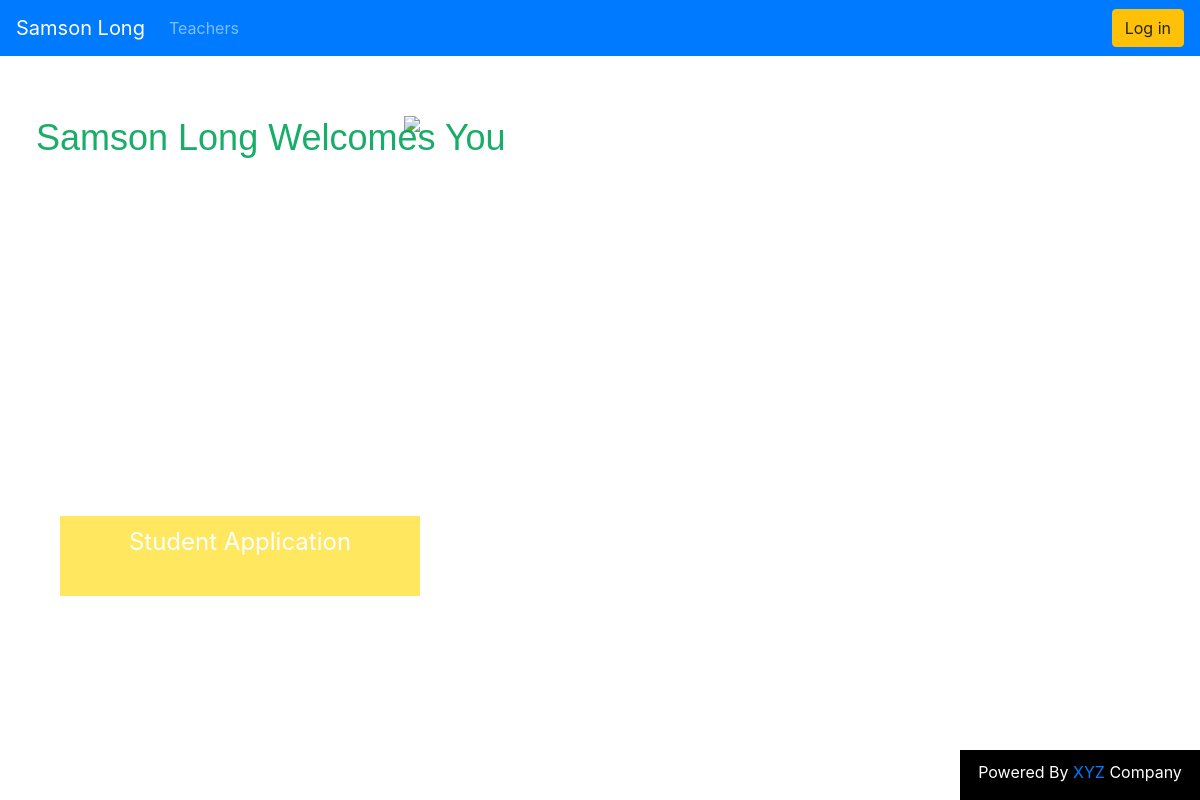
Before: /school/ with the older database file.
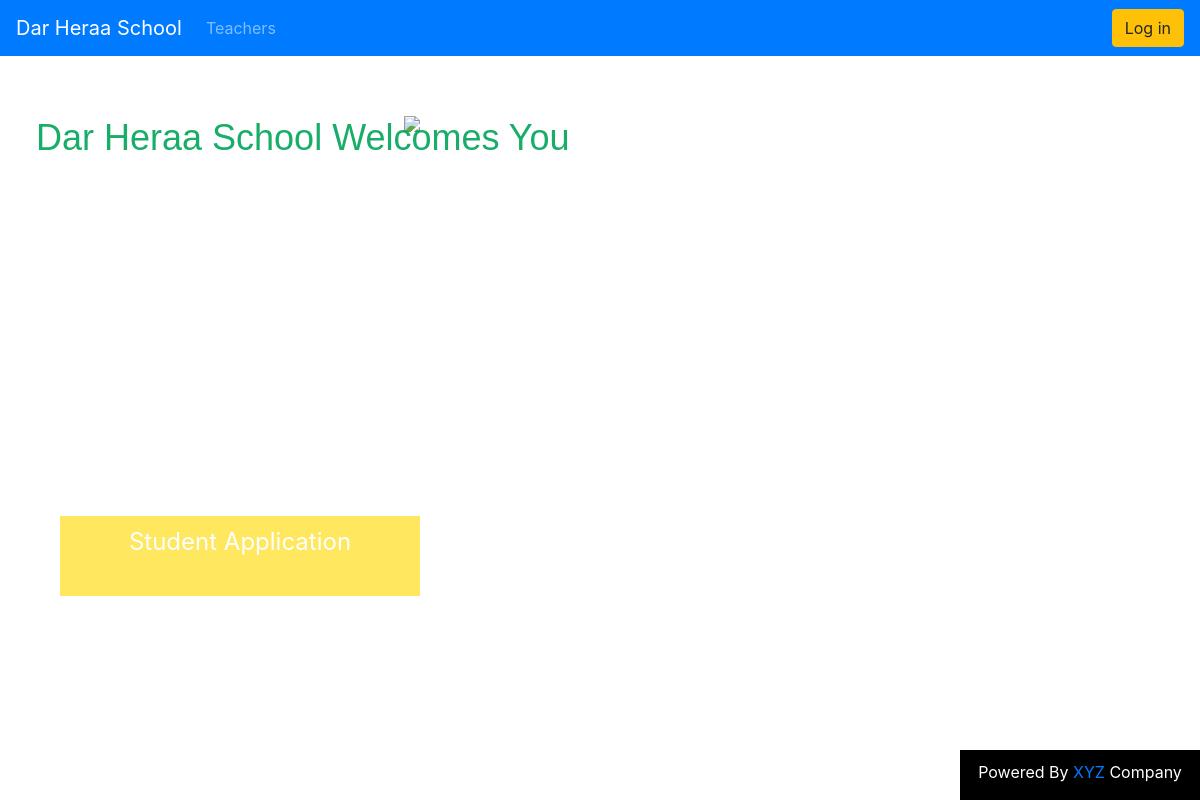
After: the same page with the newer database file.
### school/models.py (models this page shows, shortened)
class School(models.Model):
    name = models.CharField(max_length=64)
    classrooms_number = models.IntegerField(verbose_name="Number of classes",blank=True,null=True)
    teachers_number = models.IntegerField(verbose_name="Number of teachers in all school",blank=True,null=True)
    students_number = models.IntegerField(verbose_name="Number of students in all school",blank=True,null=True) # sum of students in all classes
    location = models.CharField(max_length=280)
    manager = models.CharField(max_length=50)

### school/views.py (the view)
# urls.py: path('',views.Home.as_view(),name='home'),
class Home(TemplateView):
    template_name = 'school/base.html'
    def get_context_data(self, **kwargs):
        context = super().get_context_data(**kwargs)
        school = School.objects.first()
        school_name = school.name
        context['school'] = school_name
        return context

### school/templates/school/base.html (shortened to what the changed rows need)
{%load static%}
<!DOCTYPE html>
<html lang="en">
<head>
  <link rel="stylesheet" href="{% static 'css/bootstrap.min.css'%}">
  <link rel="stylesheet" href="{% static 'css/style.css'%}">
  <link rel="stylesheet" href="{% static 'css/footer.css'%}">
</head>
<body>
  <nav class="navbar navbar-expand-md navbar-dark bg-primary">
    <a class="navbar-brand" href="{% url 'school:home' %}">{{school}}</a>
    <div class="collapse navbar-collapse" id="navbarSupportedContent">
    <ul class="navbar-nav mr-auto">
    </ul>
    {% if user.is_authenticated %}
    <button class="navbar-toggler" type="button" data-toggle="collapse" data-target="#mainMenu" aria-controls="mainMenu"
      aria-expanded="false" aria-label="Toggle navigation">
      <span class="navbar-toggler-icon"></span>
    </button>
    <div class="collapse navbar-collapse" id="mainMenu">
      <ul class="navbar-nav ml-auto">
        {%if user.is_staff.photo%}
        <li class='nav-item' style='padding:0;width:46px;'> <a class='nav-link' style="padding: 0;" href=""><img
              id='account-picture' src="{{user.student.photo.url}}" style='margin:0' width="46" height="40"></a></li>
        <li class="nav-item dropdown">
          <a class="nav-link dropdown-toggle" href="#" id="userMenu" data-toggle="dropdown" aria-haspopup="true"
            aria-expanded="false">
            {{ user.username }}</a>
          {%elif user.student.photo%}
        <li class='nav-item' style='padding:0;width:46px;'> <a class='nav-link' style="padding: 0;" href=""><img
              id='account-picture' src="{{user.student.photo.url}}" style='margin:0' width="46" height="40"></a></li>
        <li class="nav-item dropdown">
          <a class="nav-link dropdown-toggle" href="#" id="userMenu" data-toggle="dropdown" aria-haspopup="true"
            aria-expanded="false">
            {{ user.student  | title }}</a>
          {%elif user.teacher.photo%}
        <li class='nav-item' style='padding:0;width:46px;'> <a class='nav-link' style="padding: 0;" href=""><img
              id='account-picture' src="{{user.teacher.photo.url}}" style='margin:0' width="46" height="40"></a></li>
        <li class="nav-item dropdown">
          <a class="nav-link dropdown-toggle" href="#" id="userMenu" data-toggle="dropdown" aria-haspopup="true"
            aria-expanded="false">
            {{ user.teacher | title }}</a>
          {%elif user.father.photo%}
        <li class='nav-item' style='padding:0;width:46px;'> <a class='nav-link' style="padding: 0;" href=""><img
              id='account-picture' src="{{user.father.photo.url}}" style='margin:0' width="46" height="40"></a></li>
        <li class="nav-item dropdown">
          <a class="nav-link dropdown-toggle" href="#" id="userMenu" data-toggle="dropdown" aria-haspopup="true"
            aria-expanded="false">
            {{ user.father  | title}}</a>
          {%elif user.mother.photo%}
        <li class='nav-item' style='padding:0;width:46px;'> <a class='nav-link' style="padding: 0;" href=""><img
              id='account-picture' src="{{user.mother.photo.url}}" style='margin:0' width="46" height="40"></a></li>
        <li class="nav-item dropdown">
          <a class="nav-link dropdown-toggle" href="#" id="userMenu" data-toggle="dropdown" aria-haspopup="true"
            aria-expanded="false">
            {{ user.mother  | title}}</a>
          {%else%}
        <li class='nav-item' style='padding:0;width:46px;'> <a class='nav-link' style="padding: 0;" href=""><img
              id='account-picture' src="{%static 'default/avatar.png'%}" style='margin:0' width="46" height="40"></a>
        </li>
        <li class="nav-item dropdown">
          <a class="nav-link dropdown-toggle" href="#" id="userMenu" data-toggle="dropdown" aria-haspopup="true"
            aria-expanded="false">
            {{ user.first_name  | title}} {{ user.last_name  | title}} </a>
          {%endif%}
          <div class="dropdown-menu dropdown-menu-right" aria-labelledby="userMenu">
            <!-- <div id='themes'>
              <span id='optimal'></span>
            </div>
            <div class="dropdown-divider"></div> -->
            <a class="dropdown-item" href='{% url "password_change" %}'>Change password</a>
            <div class="dropdown-divider"></div>
            <a class="dropdown-item" href="{% url 'accounts:logout' %}">Log out</a>
          </div>
        </li>
      </ul>
    </div>
    {%else%}
    <form class="form-inline ml-auto">
    </form>
    {%endif%}
    </div>
  </nav>
  {% block body%}
  <div id='home-page'>
    <h1 id='school-title'>{{school}} Welcomes You</h1>
    <a id="apply" href="{% url 'applications:apply' %}"> Student Application</a>
    <img id='school-pic' src="{%static 'default/school.jpg' %}">
  </div>
  {%endblock%}
</body>
</html>

Changed rows visible on the page:
changed School: name "Samson Long" → "Dar Heraa School"
